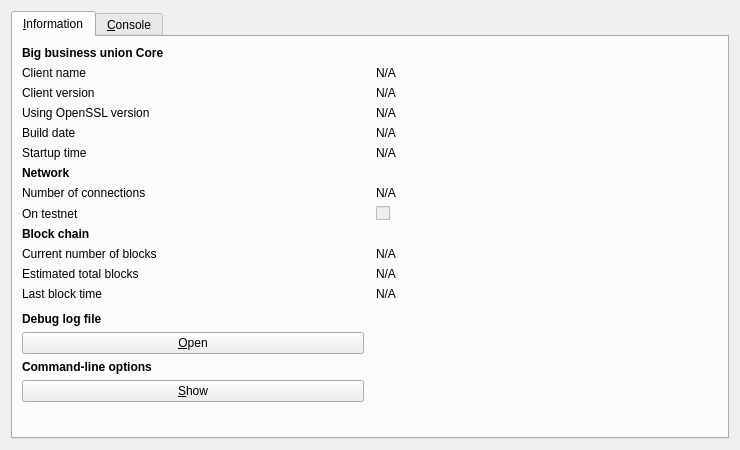
<?xml version="1.0" encoding="UTF-8"?>
<ui version="4.0">
 <class>RPCConsole</class>
 <widget class="QDialog" name="RPCConsole">
  <property name="geometry">
   <rect>
    <x>0</x>
    <y>0</y>
    <width>740</width>
    <height>450</height>
   </rect>
  </property>
  <property name="windowTitle">
   <string>Big business union - Debug window</string>
  </property>
  <layout class="QVBoxLayout" name="verticalLayout_2">
   <item>
    <widget class="QTabWidget" name="tabWidget">
     <property name="currentIndex">
      <number>0</number>
     </property>
     <widget class="QWidget" name="tab_info">
      <attribute name="title">
       <string>&amp;Information</string>
      </attribute>
      <layout class="QGridLayout" name="gridLayout" columnstretch="0,0">
       <property name="horizontalSpacing">
        <number>12</number>
       </property>
       <item row="14" column="0">
        <widget class="QLabel" name="labelDebugLogfile">
         <property name="font">
          <font>
           <weight>75</weight>
           <bold>true</bold>
          </font>
         </property>
         <property name="text">
          <string>Debug log file</string>
         </property>
        </widget>
       </item>
       <item row="5" column="0">
        <widget class="QLabel" name="label_13">
         <property name="text">
          <string>Startup time</string>
         </property>
        </widget>
       </item>
       <item row="6" column="0">
        <widget class="QLabel" name="label_11">
         <property name="font">
          <font>
           <weight>75</weight>
           <bold>true</bold>
          </font>
         </property>
         <property name="text">
          <string>Network</string>
         </property>
        </widget>
       </item>
       <item row="5" column="1">
        <widget class="QLabel" name="startupTime">
         <property name="cursor">
          <cursorShape>IBeamCursor</cursorShape>
         </property>
         <property name="text">
          <string>N/A</string>
         </property>
         <property name="textFormat">
          <enum>Qt::PlainText</enum>
         </property>
         <property name="textInteractionFlags">
          <set>Qt::LinksAccessibleByMouse|Qt::TextSelectableByKeyboard|Qt::TextSelectableByMouse</set>
         </property>
        </widget>
       </item>
       <item row="8" column="1">
        <widget class="QCheckBox" name="isTestNet">
         <property name="enabled">
          <bool>false</bool>
         </property>
         <property name="text">
          <string/>
         </property>
        </widget>
       </item>
       <item row="1" column="0">
        <widget class="QLabel" name="label_5">
         <property name="text">
          <string>Client name</string>
         </property>
        </widget>
       </item>
       <item row="10" column="1">
        <widget class="QLabel" name="numberOfBlocks">
         <property name="cursor">
          <cursorShape>IBeamCursor</cursorShape>
         </property>
         <property name="text">
          <string>N/A</string>
         </property>
         <property name="textFormat">
          <enum>Qt::PlainText</enum>
         </property>
         <property name="textInteractionFlags">
          <set>Qt::LinksAccessibleByMouse|Qt::TextSelectableByKeyboard|Qt::TextSelectableByMouse</set>
         </property>
        </widget>
       </item>
       <item row="4" column="0">
        <widget class="QLabel" name="label_12">
         <property name="text">
          <string>Build date</string>
         </property>
        </widget>
       </item>
       <item row="17" column="0">
        <widget class="QPushButton" name="showCLOptionsButton">
         <property name="toolTip">
          <string>Show the Big business union-Qt help message to get a list with possible Big business union command-line options.</string>
         </property>
         <property name="text">
          <string>&amp;Show</string>
         </property>
         <property name="autoDefault">
          <bool>false</bool>
         </property>
        </widget>
       </item>
       <item row="10" column="0">
        <widget class="QLabel" name="label_3">
         <property name="text">
          <string>Current number of blocks</string>
         </property>
        </widget>
       </item>
       <item row="12" column="1">
        <widget class="QLabel" name="lastBlockTime">
         <property name="cursor">
          <cursorShape>IBeamCursor</cursorShape>
         </property>
         <property name="text">
          <string>N/A</string>
         </property>
         <property name="textFormat">
          <enum>Qt::PlainText</enum>
         </property>
         <property name="textInteractionFlags">
          <set>Qt::LinksAccessibleByMouse|Qt::TextSelectableByKeyboard|Qt::TextSelectableByMouse</set>
         </property>
        </widget>
       </item>
       <item row="4" column="1">
        <widget class="QLabel" name="buildDate">
         <property name="cursor">
          <cursorShape>IBeamCursor</cursorShape>
         </property>
         <property name="text">
          <string>N/A</string>
         </property>
         <property name="textFormat">
          <enum>Qt::PlainText</enum>
         </property>
         <property name="textInteractionFlags">
          <set>Qt::LinksAccessibleByMouse|Qt::TextSelectableByKeyboard|Qt::TextSelectableByMouse</set>
         </property>
        </widget>
       </item>
       <item row="2" column="0">
        <widget class="QLabel" name="label_6">
         <property name="text">
          <string>Client version</string>
         </property>
        </widget>
       </item>
       <item row="8" column="0">
        <widget class="QLabel" name="label_8">
         <property name="text">
          <string>On testnet</string>
         </property>
        </widget>
       </item>
       <item row="2" column="1">
        <widget class="QLabel" name="clientVersion">
         <property name="cursor">
          <cursorShape>IBeamCursor</cursorShape>
         </property>
         <property name="text">
          <string>N/A</string>
         </property>
         <property name="textFormat">
          <enum>Qt::PlainText</enum>
         </property>
         <property name="textInteractionFlags">
          <set>Qt::LinksAccessibleByMouse|Qt::TextSelectableByKeyboard|Qt::TextSelectableByMouse</set>
         </property>
        </widget>
       </item>
       <item row="1" column="1">
        <widget class="QLabel" name="clientName">
         <property name="cursor">
          <cursorShape>IBeamCursor</cursorShape>
         </property>
         <property name="text">
          <string>N/A</string>
         </property>
         <property name="textFormat">
          <enum>Qt::PlainText</enum>
         </property>
         <property name="textInteractionFlags">
          <set>Qt::LinksAccessibleByMouse|Qt::TextSelectableByKeyboard|Qt::TextSelectableByMouse</set>
         </property>
        </widget>
       </item>
       <item row="12" column="0">
        <widget class="QLabel" name="label_2">
         <property name="text">
          <string>Last block time</string>
         </property>
        </widget>
       </item>
       <item row="18" column="0">
        <spacer name="verticalSpacer">
         <property name="orientation">
          <enum>Qt::Vertical</enum>
         </property>
         <property name="sizeHint" stdset="0">
          <size>
           <width>20</width>
           <height>40</height>
          </size>
         </property>
        </spacer>
       </item>
       <item row="7" column="0">
        <widget class="QLabel" name="label_7">
         <property name="text">
          <string>Number of connections</string>
         </property>
        </widget>
       </item>
       <item row="16" column="0">
        <widget class="QLabel" name="labelCLOptions">
         <property name="font">
          <font>
           <weight>75</weight>
           <bold>true</bold>
          </font>
         </property>
         <property name="text">
          <string>Command-line options</string>
         </property>
        </widget>
       </item>
       <item row="11" column="1">
        <widget class="QLabel" name="totalBlocks">
         <property name="cursor">
          <cursorShape>IBeamCursor</cursorShape>
         </property>
         <property name="text">
          <string>N/A</string>
         </property>
         <property name="textFormat">
          <enum>Qt::PlainText</enum>
         </property>
         <property name="textInteractionFlags">
          <set>Qt::LinksAccessibleByMouse|Qt::TextSelectableByKeyboard|Qt::TextSelectableByMouse</set>
         </property>
        </widget>
       </item>
       <item row="7" column="1">
        <widget class="QLabel" name="numberOfConnections">
         <property name="cursor">
          <cursorShape>IBeamCursor</cursorShape>
         </property>
         <property name="text">
          <string>N/A</string>
         </property>
         <property name="textFormat">
          <enum>Qt::PlainText</enum>
         </property>
         <property name="textInteractionFlags">
          <set>Qt::LinksAccessibleByMouse|Qt::TextSelectableByKeyboard|Qt::TextSelectableByMouse</set>
         </property>
        </widget>
       </item>
       <item row="3" column="1">
        <widget class="QLabel" name="openSSLVersion">
         <property name="cursor">
          <cursorShape>IBeamCursor</cursorShape>
         </property>
         <property name="text">
          <string>N/A</string>
         </property>
         <property name="textFormat">
          <enum>Qt::PlainText</enum>
         </property>
         <property name="textInteractionFlags">
          <set>Qt::LinksAccessibleByMouse|Qt::TextSelectableByKeyboard|Qt::TextSelectableByMouse</set>
         </property>
        </widget>
       </item>
       <item row="9" column="0">
        <widget class="QLabel" name="label_10">
         <property name="font">
          <font>
           <weight>75</weight>
           <bold>true</bold>
          </font>
         </property>
         <property name="text">
          <string>Block chain</string>
         </property>
        </widget>
       </item>
       <item row="0" column="0">
        <widget class="QLabel" name="label_9">
         <property name="font">
          <font>
           <weight>75</weight>
           <bold>true</bold>
          </font>
         </property>
         <property name="text">
          <string>Big business union Core</string>
         </property>
        </widget>
       </item>
       <item row="11" column="0">
        <widget class="QLabel" name="label_4">
         <property name="text">
          <string>Estimated total blocks</string>
         </property>
        </widget>
       </item>
       <item row="13" column="0">
        <spacer name="verticalSpacer_2">
         <property name="orientation">
          <enum>Qt::Vertical</enum>
         </property>
         <property name="sizeHint" stdset="0">
          <size>
           <width>20</width>
           <height>20</height>
          </size>
         </property>
        </spacer>
       </item>
       <item row="15" column="0">
        <widget class="QPushButton" name="openDebugLogfileButton">
         <property name="toolTip">
          <string>Open the Big business union debug log file from the current data directory. This can take a few seconds for large log files.</string>
         </property>
         <property name="text">
          <string>&amp;Open</string>
         </property>
         <property name="autoDefault">
          <bool>false</bool>
         </property>
        </widget>
       </item>
       <item row="3" column="0">
        <widget class="QLabel" name="label_14">
         <property name="text">
          <string>Using OpenSSL version</string>
         </property>
         <property name="indent">
          <number>-1</number>
         </property>
        </widget>
       </item>
      </layout>
     </widget>
     <widget class="QWidget" name="tab_console">
      <attribute name="title">
       <string>&amp;Console</string>
      </attribute>
      <layout class="QVBoxLayout" name="verticalLayout_3">
       <property name="spacing">
        <number>3</number>
       </property>
       <item>
        <widget class="QTextEdit" name="messagesWidget">
         <property name="minimumSize">
          <size>
           <width>0</width>
           <height>100</height>
          </size>
         </property>
         <property name="readOnly">
          <bool>true</bool>
         </property>
         <property name="tabKeyNavigation" stdset="0">
          <bool>false</bool>
         </property>
         <property name="columnCount" stdset="0">
          <number>2</number>
         </property>
        </widget>
       </item>
       <item>
        <layout class="QHBoxLayout" name="horizontalLayout">
         <property name="spacing">
          <number>3</number>
         </property>
         <item>
          <widget class="QLabel" name="label">
           <property name="text">
            <string notr="true">&gt;</string>
           </property>
          </widget>
         </item>
         <item>
          <widget class="QLineEdit" name="lineEdit"/>
         </item>
         <item>
          <widget class="QPushButton" name="clearButton">
           <property name="maximumSize">
            <size>
             <width>24</width>
             <height>24</height>
            </size>
           </property>
           <property name="toolTip">
            <string>Clear console</string>
           </property>
           <property name="text">
            <string/>
           </property>
           <property name="icon">
            <iconset resource="../bitcoin.qrc">
             <normaloff>:/icons/remove</normaloff>:/icons/remove</iconset>
           </property>
           <property name="shortcut">
            <string notr="true">Ctrl+L</string>
           </property>
           <property name="autoDefault">
            <bool>false</bool>
           </property>
          </widget>
         </item>
        </layout>
       </item>
      </layout>
     </widget>
    </widget>
   </item>
  </layout>
 </widget>
 <resources>
  <include location="../bitcoin.qrc"/>
 </resources>
 <connections/>
</ui>
